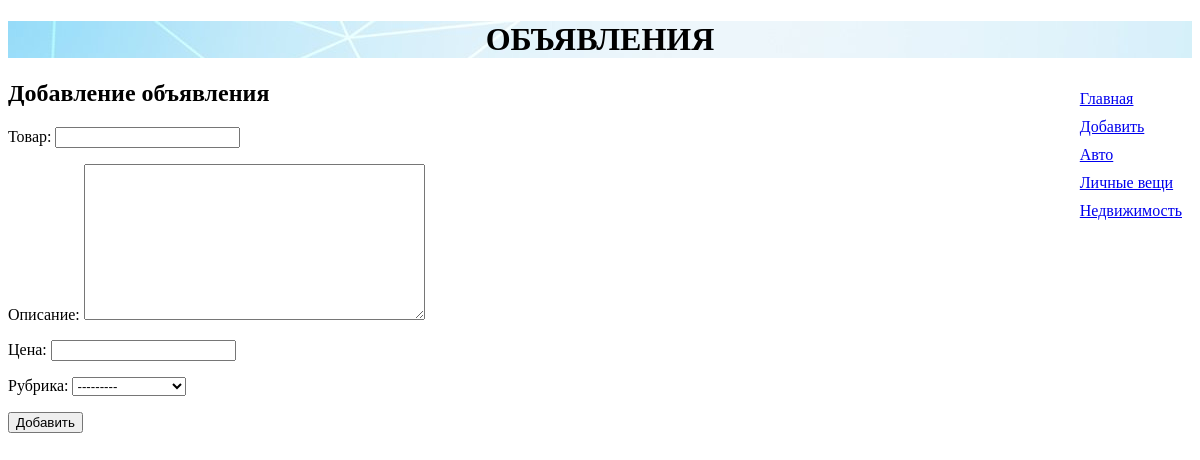
The page /bboard/add/ on the database its author committed.
### bboard/models.py (models this page shows)
class Rubric(models.Model):
    name = models.CharField(max_length=20, db_index=True, verbose_name='Название')
    def __str__(self):
        return self.name
    class Meta:
        verbose_name_plural = 'Рубрики'
        verbose_name = 'Рубрика'
        ordering = ['name']

### bboard/views.py (the view)
# urls.py: path('add/', BbCreateView.as_view(), name='add'),
class BbCreateView(CreateView):
    template_name = 'bboard/create.html'
    form_class = BbForm
    success_url = reverse_lazy('index')
    def get_context_data(self, **kwargs):
        context = super().get_context_data(**kwargs)
        context['rubrics'] = Rubric.objects.all()
        return context

### bboard/forms.py
class BbForm(ModelForm):
    class Meta:
        model = Bb
        fields = ('title', 'content', 'price', 'rubric')

### bboard/templates/bboard/create.html (shortened to what this page needs)
{% extends 'layout/basic.html' %}
{% block content %}
<h2>Добавление объявления</h2>
    <form method="post">
        {{ form.as_p }}
        <input type="submit" value="Добавить">
    </form>
{% endblock %}

### bboard/templates/layout/basic.html (shortened to what this page needs)
{% load static %}
<!DOCTYPE html>
<html>
<head>
    <link rel="stylesheet" type="text/css" href="{% static 'bboard/style.css' %}">
</head>
<body>
    <header>
        <h1>Объявления</h1>
    </header>
    <nav>
        <a href="{% url 'index' %}">Главная</a>
        <a href="{% url 'add' %}">Добавить</a>
        {% for rubric in rubrics %}
        <a href="{% url 'by_rubric' rubric.pk %}">{{ rubric.name }}</a>
        {% endfor %}
    </nav>
    <section>
        {% block content %}
        {% endblock %}
    </section>
</body>
</html>

### bboard/static/bboard/style.css (style rules this page uses)
header h1 { font-size: 24pt; text-transform : uppercase; text-align: center; background: url("bg.jpg"); }
nav { font-size: 12pt; width: 100рх; float: right; }
nav a { display: block; margin: 10px; }
section { margin-right: 170рх; }

### rows shown on the page
Rubric: name "Авто"
Rubric: name "Личные вещи"
Rubric: name "Недвижимость"
